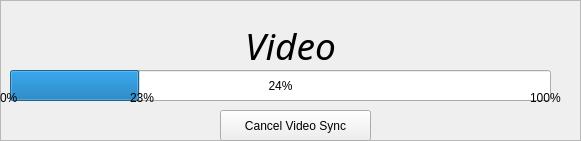
            <widget class="QFrame" name="video_frame">
             <property name="geometry">
              <rect>
               <x>920</x>
               <y>30</y>
               <width>581</width>
               <height>141</height>
              </rect>
             </property>
             <property name="frameShape">
              <enum>QFrame::StyledPanel</enum>
             </property>
             <property name="frameShadow">
              <enum>QFrame::Raised</enum>
             </property>
             <widget class="QProgressBar" name="video_progressBar">
              <property name="geometry">
               <rect>
                <x>10</x>
                <y>70</y>
                <width>541</width>
                <height>31</height>
               </rect>
              </property>
              <property name="value">
               <number>24</number>
              </property>
             </widget>
             <widget class="QPushButton" name="video_pushButton">
              <property name="geometry">
               <rect>
                <x>220</x>
                <y>110</y>
                <width>151</width>
                <height>31</height>
               </rect>
              </property>
              <property name="sizePolicy">
               <sizepolicy hsizetype="Minimum" vsizetype="Expanding">
                <horstretch>0</horstretch>
                <verstretch>0</verstretch>
               </sizepolicy>
              </property>
              <property name="text">
               <string>Cancel Video Sync</string>
              </property>
             </widget>
             <widget class="QLabel" name="video_label_0">
              <property name="geometry">
               <rect>
                <x>0</x>
                <y>90</y>
                <width>21</width>
                <height>16</height>
               </rect>
              </property>
              <property name="text">
               <string>0%</string>
              </property>
             </widget>
             <widget class="QLabel" name="video_label_100">
              <property name="geometry">
               <rect>
                <x>530</x>
                <y>90</y>
                <width>41</width>
                <height>16</height>
               </rect>
              </property>
              <property name="text">
               <string>100%</string>
              </property>
             </widget>
             <widget class="QLabel" name="video_label_cur">
              <property name="geometry">
               <rect>
                <x>130</x>
                <y>90</y>
                <width>31</width>
                <height>16</height>
               </rect>
              </property>
              <property name="text">
               <string>23%</string>
              </property>
             </widget>
             <widget class="QLabel" name="video_label">
              <property name="geometry">
               <rect>
                <x>0</x>
                <y>30</y>
                <width>581</width>
                <height>31</height>
               </rect>
              </property>
              <property name="font">
               <font>
                <family>Avenir Next Condensed</family>
                <pointsize>28</pointsize>
                <italic>true</italic>
               </font>
              </property>
              <property name="text">
               <string>Video</string>
              </property>
              <property name="alignment">
               <set>Qt::AlignCenter</set>
              </property>
             </widget>
            </widget>
